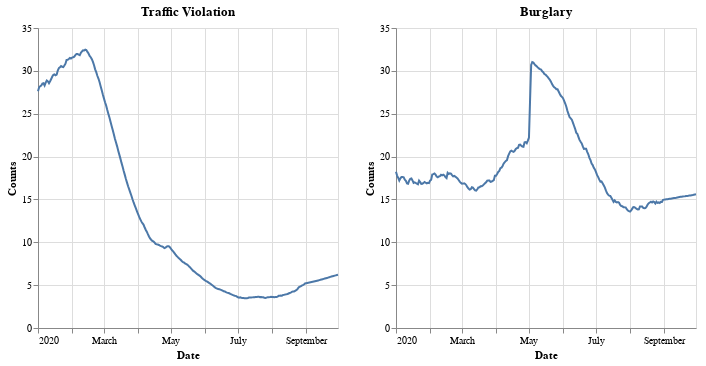

Source (notebook cell):
### Code cell
chart = alt.Chart(eachCategory[-4],title = "Traffic Violation").mark_line().transform_window(
    Counts='mean(Counts)',
    frame=[-30,30]
).encode(
    x = "Date:T",
    y='Counts:Q',
).properties(
    width=300,
    height=300
)
chart2 = alt.Chart(eachCategory[8],title = "Burglary").mark_line().transform_window(
    Counts='mean(Counts)',
    frame=[-30,30]
).encode(
    x = "Date:T",
    y='Counts:Q',
).properties(
    width=300,
    height=300
)
#eachCategory[-4]
alt.hconcat(chart,chart2)

### Figure 1 — Vega-Lite specification as saved in the notebook (floating-point values rounded to 4 significant figures; data arrays with more than 128 entries replaced by an {"elided": "..."} marker saying what was removed)
{"config": {"view": {"continuousWidth": 400, "continuousHeight": 300}}, "hconcat": [{"data": {"name": "data-a2243737e481499aba3a85fe39d1007c"}, "mark": "line", "encoding": {"x": {"type": "temporal", "field": "Date"}, "y": {"type": "quantitative", "field": "Counts"}}, "height": 300, "title": "Traffic Violation", "transform": [{"window": [{"op": "mean", "field": "Counts", "as": "Counts"}], "frame": [-30, 30]}], "width": 300}, {"data": {"name": "data-fc863e5206fcaccee6a3e33400cc0c3f"}, "mark": "line", "encoding": {"x": {"type": "temporal", "field": "Date"}, "y": {"type": "quantitative", "field": "Counts"}}, "height": 300, "title": "Burglary", "transform": [{"window": [{"op": "mean", "field": "Counts", "as": "Counts"}], "frame": [-30, 30]}], "width": 300}], "$schema": "https://vega.github.io/schema/vega-lite/v4.8.1.json", "datasets": {"data-a2243737e481499aba3a85fe39d1007c": {"elided": "272 records"}, "data-fc863e5206fcaccee6a3e33400cc0c3f": {"elided": "274 records"}}}
